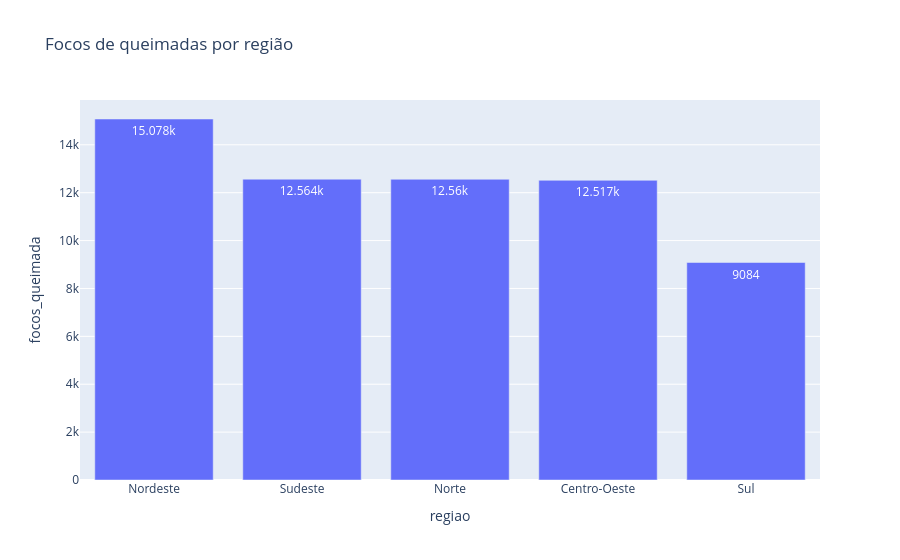

The cell this chart's notebook holds for it:
### Markdown cell above
## 9. Comparação entre regiões

### Code cell
regioes = (
    df.groupby("regiao", as_index=False)["focos_queimada"]
      .sum()
      .sort_values("focos_queimada", ascending=False)
)

fig = px.bar(
    regioes,
    x="regiao",
    y="focos_queimada",
    text_auto=True,
    title="Focos de queimadas por região"
)
fig.show()
regioes

### Figure 1 — Plotly figure (JSON) as saved in the notebook; plotly's stock layout.template omitted (floating-point values rounded to 4 significant figures)
{"data": [{"hovertemplate": "regiao=%{x}<br>focos_queimada=%{y}<extra></extra>", "legendgroup": "", "marker": {"color": "#636efa", "pattern": {"shape": ""}}, "name": "", "orientation": "v", "showlegend": false, "textposition": "auto", "texttemplate": "%{y}", "type": "bar", "x": ["Nordeste", "Sudeste", "Norte", "Centro-Oeste", "Sul"], "xaxis": "x", "y": [15078, 12564, 12560, 12517, 9084], "yaxis": "y"}], "layout": {"barmode": "relative", "legend": {"tracegroupgap": 0}, "title": {"text": "Focos de queimadas por região"}, "xaxis": {"anchor": "y", "domain": [0, 1], "title": {"text": "regiao"}}, "yaxis": {"anchor": "x", "domain": [0, 1], "title": {"text": "focos_queimada"}}}}
